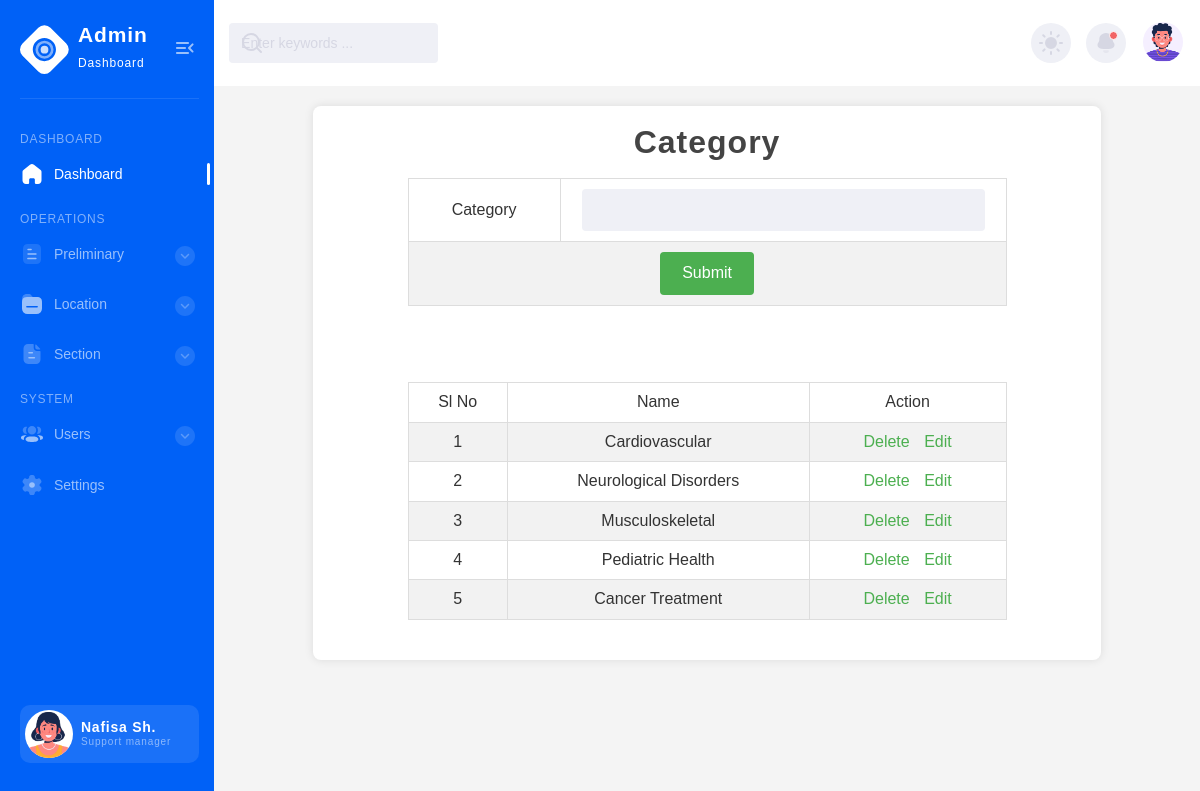
Screenshot of /Project/Admin/Category.php with the database file from the repository.
### tables this page shows
CREATE TABLE `tbl_category` (
  `category_id` int(30) NOT NULL,
  `category_name` varchar(30) NOT NULL
);

### Project/Admin/Category.php (the view, shortened to what this page needs)
<?php
include("Head.php");
include('../Assets/Connection/Connection.php');
$catid=$catname='';
		?>
<!DOCTYPE html PUBLIC "-//W3C//DTD XHTML 1.0 Transitional//EN" "http://www.w3.org/TR/xhtml1/DTD/xhtml1-transitional.dtd">
<html xmlns="http://www.w3.org/1999/xhtml">
<head>
</head>
<body>
<form action="" method="post">
<h1 align="center">Category</h1>
<table border="1" align="center">
  <tr>
    <td>Category</td>
    <td><label for="cat_txt"></label>
      <input type="text" name="cat_txt" id="cat_txt" value="<?php echo $catname ?>" required="required"/>
      <input type="hidden" name="txt_id" id="txt_id" value="<?php echo $catid ?>" /></td>
  </tr>
  <tr>
    <td colspan="2" align="center"><input type="submit" name="btn_submit" id="btn_submit" value="Submit" /></td>
    </tr>
</table>
<br/><br/>
<table border="1" align="center">
    <tr>
      <td>Sl No</td>
      <td>Name</td>
      <td>Action</td>
    </tr>
    <?php
	$i = 0;
	$selQry = "select * from tbl_category";
	$result = $con->query($selQry);
	while($data = $result -> fetch_assoc())
	{
		$i++;
	?>
    <tr>
      <td><?php echo $i ?></td>
      <td><?php echo $data['category_name'];?></td>
      <td><a href="Category.php?id=<?php echo $data['category_id'];?>" class="a">Delete</a>
      <a href="Category.php?eid=<?php echo $data['category_id'];?>" class="a">Edit</a></td>
    </tr>
    <?php
	}
	?>
  </table>
</form>
</body>
</html>
<?php include("Foot.php"); ?>

### Project/Admin/Category.php (style rules this page uses)
body { font-family: Arial, sans-serif; background-color: #f4f4f4; color: #333; margin: 0; padding: 0; }
h1 { text-align: center; color: #444; }
table { width: 80%; margin: 20px auto; border-collapse: collapse; }
table, th, td { border: 1px solid #ddd; }
th, td { padding: 10px; text-align: center; }
tr:nth-child(even) { background-color: #f2f2f2; }
form { width: 80%; margin: 20px auto; background-color: #fff; padding: 20px; border-radius: 8px; box-shadow: 0 0 10px rgba(0, 0, 0, 0.1); }
input[type="text"] { width: calc(100% - 22px); padding: 10px; border: 1px solid #ccc; border-radius: 4px; }
input[type="submit"] { background-color: #4CAF50; color: white; padding: 10px 20px; border: none; border-radius: 4px; cursor: pointer; }
.a { color: #4CAF50; text-decoration: none; margin: 0 5px; }

### rows the page displays
tbl_category: category_name "Cardiovascular"
tbl_category: category_name "Neurological Disorders"
tbl_category: category_name "Musculoskeletal"
tbl_category: category_name "Pediatric Health"
tbl_category: category_name "Cancer Treatment"
